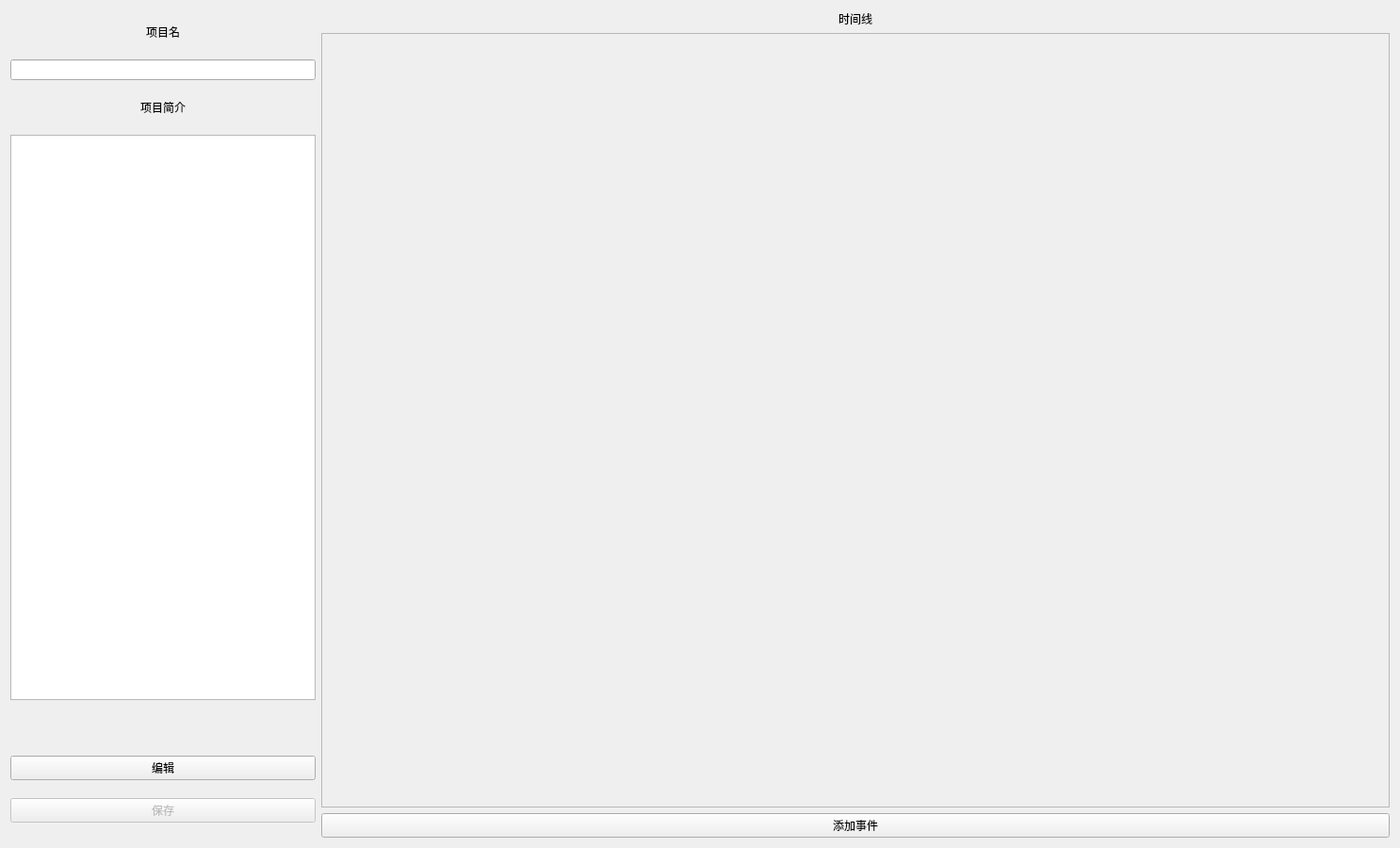
<?xml version="1.0" encoding="UTF-8"?>
<ui version="4.0">
 <class>ProjectInfoWidget</class>
 <widget class="QWidget" name="ProjectInfoWidget">
  <property name="geometry">
   <rect>
    <x>0</x>
    <y>0</y>
    <width>1486</width>
    <height>900</height>
   </rect>
  </property>
  <property name="windowTitle">
   <string>ProjectInfoWidget</string>
  </property>
  <layout class="QHBoxLayout" name="horizontalLayout" stretch="2,7">
   <item>
    <layout class="QVBoxLayout" name="verticalLayout_3">
     <item>
      <widget class="QLabel" name="label_2">
       <property name="sizePolicy">
        <sizepolicy hsizetype="Minimum" vsizetype="Minimum">
         <horstretch>0</horstretch>
         <verstretch>0</verstretch>
        </sizepolicy>
       </property>
       <property name="maximumSize">
        <size>
         <width>16777215</width>
         <height>20</height>
        </size>
       </property>
       <property name="text">
        <string>项目名</string>
       </property>
       <property name="alignment">
        <set>Qt::AlignCenter</set>
       </property>
      </widget>
     </item>
     <item>
      <widget class="QLineEdit" name="name_LE">
       <property name="minimumSize">
        <size>
         <width>0</width>
         <height>19</height>
        </size>
       </property>
       <property name="readOnly">
        <bool>true</bool>
       </property>
      </widget>
     </item>
     <item>
      <widget class="QLabel" name="label_3">
       <property name="maximumSize">
        <size>
         <width>16777215</width>
         <height>20</height>
        </size>
       </property>
       <property name="text">
        <string>项目简介</string>
       </property>
       <property name="alignment">
        <set>Qt::AlignCenter</set>
       </property>
      </widget>
     </item>
     <item>
      <widget class="QTextEdit" name="describe_TE">
       <property name="enabled">
        <bool>true</bool>
       </property>
       <property name="sizePolicy">
        <sizepolicy hsizetype="Expanding" vsizetype="Maximum">
         <horstretch>0</horstretch>
         <verstretch>0</verstretch>
        </sizepolicy>
       </property>
       <property name="minimumSize">
        <size>
         <width>0</width>
         <height>600</height>
        </size>
       </property>
       <property name="maximumSize">
        <size>
         <width>16777215</width>
         <height>16777215</height>
        </size>
       </property>
       <property name="readOnly">
        <bool>true</bool>
       </property>
      </widget>
     </item>
     <item>
      <spacer name="verticalSpacer">
       <property name="orientation">
        <enum>Qt::Vertical</enum>
       </property>
       <property name="sizeType">
        <enum>QSizePolicy::Minimum</enum>
       </property>
       <property name="sizeHint" stdset="0">
        <size>
         <width>20</width>
         <height>40</height>
        </size>
       </property>
      </spacer>
     </item>
     <item>
      <widget class="QPushButton" name="edit_PB">
       <property name="text">
        <string>编辑</string>
       </property>
      </widget>
     </item>
     <item>
      <widget class="QPushButton" name="save_PB">
       <property name="enabled">
        <bool>false</bool>
       </property>
       <property name="text">
        <string>保存</string>
       </property>
      </widget>
     </item>
    </layout>
   </item>
   <item>
    <layout class="QVBoxLayout" name="verticalLayout_2">
     <item>
      <widget class="QLabel" name="label">
       <property name="text">
        <string>时间线</string>
       </property>
       <property name="alignment">
        <set>Qt::AlignCenter</set>
       </property>
      </widget>
     </item>
     <item>
      <widget class="QScrollArea" name="timeline_SA">
       <property name="widgetResizable">
        <bool>true</bool>
       </property>
       <property name="alignment">
        <set>Qt::AlignCenter</set>
       </property>
       <widget class="QWidget" name="timeline_SA_Widget">
        <property name="geometry">
         <rect>
          <x>0</x>
          <y>0</y>
          <width>1139</width>
          <height>850</height>
         </rect>
        </property>
        <layout class="QVBoxLayout" name="timeline_SA_Layout"/>
       </widget>
      </widget>
     </item>
     <item>
      <widget class="QPushButton" name="add_PB">
       <property name="text">
        <string>添加事件</string>
       </property>
      </widget>
     </item>
    </layout>
   </item>
  </layout>
 </widget>
 <layoutdefault spacing="6" margin="11"/>
 <resources/>
 <connections/>
</ui>
